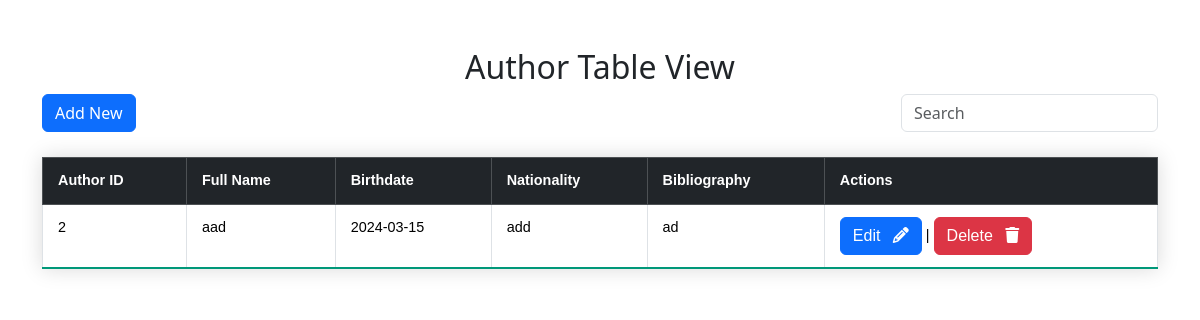
The app's page /bookshopView/autherViw.php with its own data.
### tables this page shows
CREATE TABLE `author` (
  `Author_ID` int(11) NOT NULL,
  `FullName` varchar(100) NOT NULL,
  `Birthdate` date DEFAULT NULL,
  `Nationality` varchar(50) DEFAULT NULL,
  `Bibliography` text DEFAULT NULL
);

### bookshopView/autherViw.php (the view, shortened to what this page needs)
<!DOCTYPE html>
<html lang="en">
<head>
    <?php include '../allLinks/bostlink.php'; ?>
</head>
<body>
    <div class="container mt-5">
        <h2 class="text-center">Author Table View</h2>
        <div class="d-flex justify-content-between mb-3">
            <div>
                <a href="../pages/author.php" class="btn btn-primary">Add New</a>
            </div>
            <div class="lg-4">
                <input type="text" class="form-control" id="Search" name="Search" placeholder="Search"
                    style="width: 100%;">
            </div>
        </div>
        <table class="table table-bordered  styled-table">
            <thead class="table-dark">
                <tr>
                    <th>Author ID</th>
                    <th>Full Name</th>
                    <th>Birthdate</th>
                    <th>Nationality</th>
                    <th>Bibliography</th>
                    <th>Actions</th>
                </tr>
            </thead>
            <tbody>
                <?php
                include('../connection/conn.php');
                $sql = "SELECT * FROM author";
                $result = $conn->query($sql);
                if ($result->num_rows > 0) {
                    while ($row = $result->fetch_assoc()) {
                        echo "<tr>";
                        echo "<td>" . $row["Author_ID"] . "</td>";
                        echo "<td>" . $row["FullName"] . "</td>";
                        echo "<td>" . $row["Birthdate"] . "</td>";
                        echo "<td>" . $row["Nationality"] . "</td>";
                        echo "<td>" . $row["Bibliography"] . "</td>";
                        echo "
                        <td>
                            <a
                                href='../tblEdit/edit_author.php ?id=" . $row["Author_ID"] . "'      class='btn btn-primary '>
                                Edit <i class=' fas fa-pencil-alt ms-2'></i>
                            </a>
                            |
                            <a
                                href='../tblEdit/delete_author.php?id=" . $row["Author_ID"] . "'
                                class='btn btn-danger '>
                                Delete <i class=' fas fa-trash ms-2'></i>
                            </a>
                        </td>
                        ";
                        echo "</tr>";
                    }
                } else {
                    echo "<tr><td colspan='6'>No records found.</td></tr>";
                }
                ?>
            </tbody>
        </table>
    </div>
    <?php include '../allLinks/jslink.php'; ?>
</body>
</html>

### style.css (style rules this page uses)
.styled-table { border-collapse: collapse; margin: 25px 0; font-size: 0.9em; font-family: sans-serif; min-width: 400px; box-shadow: 0 0 20px rgba(0, 0, 0, 0.15); }
.styled-table thead tr { background-color: #009879; color: #ffffff; text-align: left; }
.styled-table th, .styled-table td { padding: 12px 15px; }
.styled-table tbody tr { border-bottom: 1px solid #dddddd; }
.styled-table tbody tr:last-of-type { border-bottom: 2px solid #009879; }

### records on screen
author: Author_ID "2", FullName "aad", Birthdate "2024-03-15", Nationality "add", Bibliography "ad"
